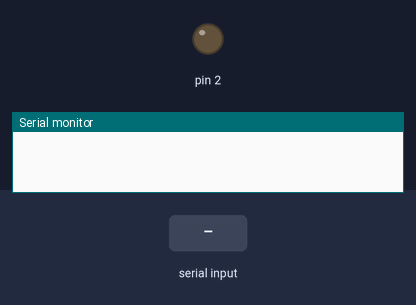
A sketch run on a simulated Arduino Uno, built with avr-gcc and run on an emulated ATmega328P. On the bench: output pins drawn as LEDs (lit = HIGH), the last lines printed to the serial monitor. The test bench sets the inputs (shaded band).

Above: at 1.2 s.
1.3 s: "1$" received over Serial
At 2.2 s:
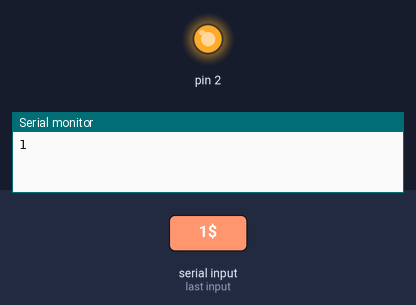
Timing chart, 0 to 4.3 s (numbered marks = the images above; inputs shaded):
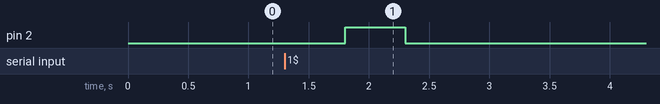

Measured:
- after the input at 1.3 s, pin 2: LOW → HIGH after 0.50 s, → LOW 0.50 s later

The sketch:

LAB2_Task2.ino
```cpp
String inp = "";
int j=0;
int count;
bool check = 0;
void setup() {
  // put your setup code here, to run once:
  Serial.begin(9600);

    pinMode(2, OUTPUT);

}

void loop() {
  // put your main code here, to run repeatedly:

  while(Serial.available() == 0){}

    inp = Serial.readStringUntil('$');
  while(j != inp.length()){
    if(inp[j] != ' '){
      count++;
    }
    j++;
  }
  if(inp.length()>0){
    check = 1;
    }

  Serial.println(count);
  for(int i=0; i<count; i++){
    delay(500);
    digitalWrite(2, HIGH);
    delay(500);
    digitalWrite(2, LOW);
    }
    digitalWrite(2,LOW);


   while(1);
}
```
